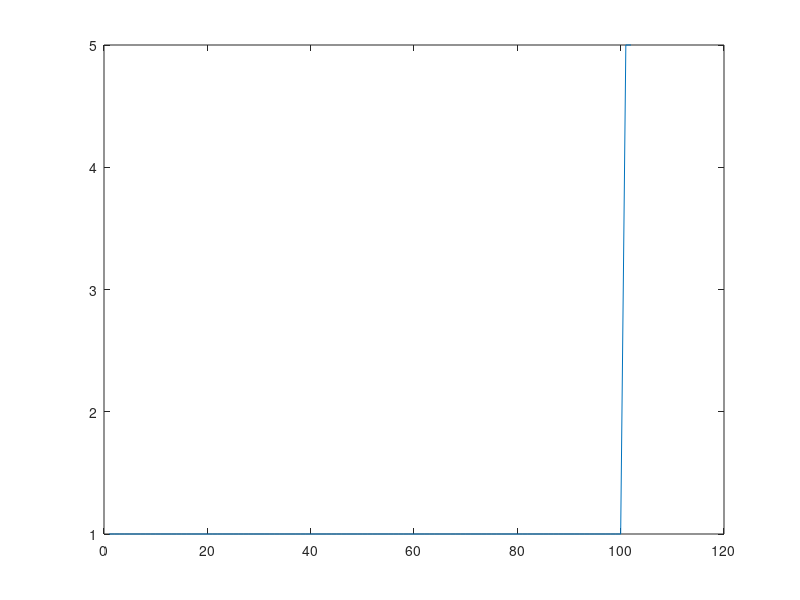
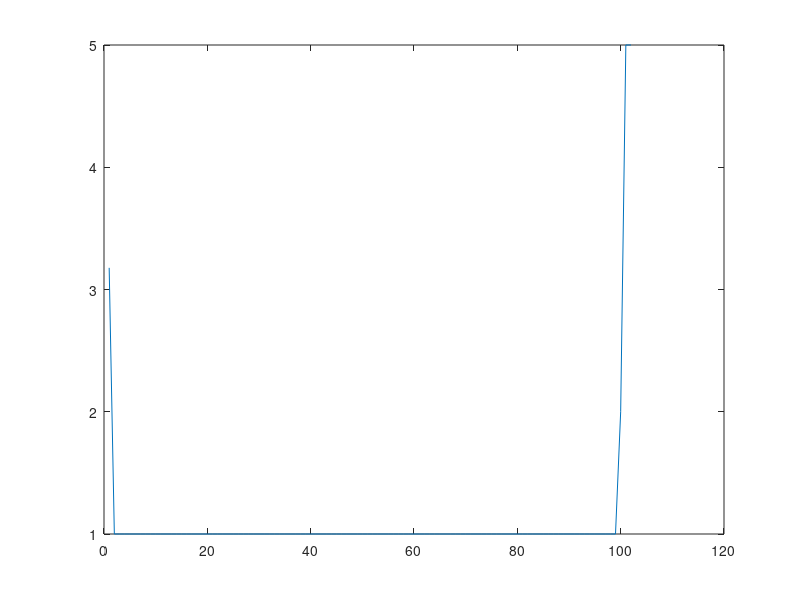

Write the MATLAB code that produced these figures, in order.
%% BENG 227 MIDTERM PROJECT Evan Masutani
%% HOUSEKEEPING
clear all
close all
clc
%% SIMULATION RUN PARAMETERS
% step sizes
dr = 0.1;
% Keep isotropic to allow for downstream 2D Laplacian filter
dc = dr;
% Declare an isotropic spacer, dx
dx = dr;
dt = 0.01;
% limits
R_dim = 40;
C_dim = 10;
T_dim = 1;
% N, +2 denotes phantom points to help with Neumann B.C.'s
N_r = round(R_dim / dr) + 2;
N_c = round(C_dim / dc) + 2;
N_t = round(T_dim / dt);
%% CONSTANTS
R = 0.14;
delta = 5;
E = 0.2;
eta_M = 1;
eta_B = 1;
K = 1;
k_2 = 1;
k_3 = 10;
B0_c = 3.6;
D_A = 1;
epsilon = 0.1;

%% INITIAL CONDITIONS
A_b = 2*ones(N_r,N_t);
A_c = ones(N_r,N_c,N_t);
% Constant source; set both phantom and real boundary to delta
A_c(:,N_c,:) = delta;
A_c(:,N_c - 1,:) = delta;
A_m = ones(N_r,N_c,N_t);
V = zeros(N_r,N_t);
B = ones(N_r,N_t) * 2;
B_c = ones(N_t) * 2* B0_c;
M = ones(N_r,N_c,N_t);

%% DEFINE ddc and ddr matrices; implicitly have Neumann programmed in
ddc = zeros(N_c,N_c);
for i=2:1:N_c-1
   ddc(i, i-1) = -1;
   ddc(i, i+1) = 1;
end

ddr = zeros(N_r,N_r);
for i=2:1:N_r-1
    ddr(i,i-1) = -1;
    ddr(i,i+1) = 1;
end
%% RUN WITH BOUNDARY CONDITIONS
for t=1:1:N_t - 1
    %% CALCULATE V
    if sum(V(:,t)) > 0
        B_c = B0_c * (1 + E);
    else
        B_c = B0_c;
    end
    V(:,t) = ones(N_r,1) - (B_c * ones(N_r,1) ./ B(:,t)).^8;
    % G is kinda weird, consider changing if fails
    G = ones(N_r,1) + (A_b(:,t) + A_c(:,2,t) + A_m(:,2,t)) .* B(:,t) ./ (ones(N_r,1) + M(:,2,t) + K * B(:,t));
    %% CALCULATE B
    % No need to transpose since natively row vector
    dBdx = ddr * B(:,t) / (2*dx);
    gdBdx = 1./G .* dBdx;
    diffusion_B = epsilon^2 * ddr * gdBdx / (2*dx);
    accumulation_B = ones(N_r,1) + eta_B * V(:,t);
    loss_B = -B(:,t) ./ (ones(N_r,1) + A_b(:,t));
    B(:,t+1) = B(:,t) + dt/epsilon * (diffusion_B + accumulation_B + loss_B);

    %% CALCULATE A_b
    A_b(:,t+1) = A_b(:,t) + dt * k_2 * (B(:,t) .* A_c(:,2,t) - A_b(:,t));
    %% CALCULATE A_c
    % Calculate phantom points for A_c; Neumann B.C. due to exchange with
    % leading edge
    A_c(:,1,t) = A_c(:,3,t) - 2*dx/D_A * k_2 * (B(:,t) .* A_c(:,2,t) - A_b(:,t));
    % Dirchlet B.C.
    A_c(:,N_c,t) = delta;
    A_c(:,N_c-1,t) = delta;
    % Physical edge Neumann B.C.
    A_c(1,:,t) = A_c(3,:,t);
    A_c(N_r,:,t) = A_c(N_r - 2,:,t);

    % Calculate second derivative Laplacian diffusion term
    diffusion_A_c = D_A * del2(A_c(:,:,t),dx);
    % Calculate reaction terms
    reaction_A_c = k_3 * (A_m(:,:,t) - K * M(:,:,t) .* A_c(:,:,t));
    % Calculate A_c at t+dt
    A_c(:,:,t+1) = A_c(:,:,t) + dt * (diffusion_A_c + reaction_A_c);

    %% CALCULATE M
    % Set leading edge B.C.; Dirchlet B.C. set phantom = real boundary
    M(:,2,t) = R * B(:,t) ./ V(:,t);
    M(:,1,t) = M(:,2,t);
    % Set implied B.C.; Neumann at col=N_c
    M(:,N_c,t) = M(:,N_c - 2,t);
    for row = 1:1:N_r
        % lots of tranposes here because it's natively dealing with row vectors
        % while finite difference outputs a column vector
        M(row,:,t+1) = M(row,:,t) + transpose(dt * (-V(row,t) * 1 / (2* dx) * ddc * transpose(M(row,:,t))));
    end
    %% CALCULATE A_m
    % Set leading edge B.C.; Dirchlet B.C. set phantom = real boundary
    A_m(:,1,t) = 0;
    A_m(:,2,t) = 0;
    % Set implied B.C.; Neumann at col=N_c
    A_m(:,N_c,t) = A_m(:,N_c - 2,t);
    for row = 1:1:N_r
        % lots of tranposes here because it's natively dealing with row vectors
        % while finite difference outputs a column vector
        A_m(row,:,t+1) = A_m(row,:,t) + dt*(-k_3 * (A_m(row,:,t) - K * M(row,:,t) .* A_c(row,:,t)) + transpose(-V(row,t) * 1 / (2* dx) * ddc * transpose(A_m(row,:,t))));
    end
end

figure
plot([1:1:N_c],A_c(10,1:N_c,1))
figure
plot([1:1:N_c],A_c(10,1:N_c,2))
figure
plot([1:1:N_c],A_c(10,1:N_c,N_t-1))
% figure
% plot([2:1:N_t-1],V(10,2:2))
